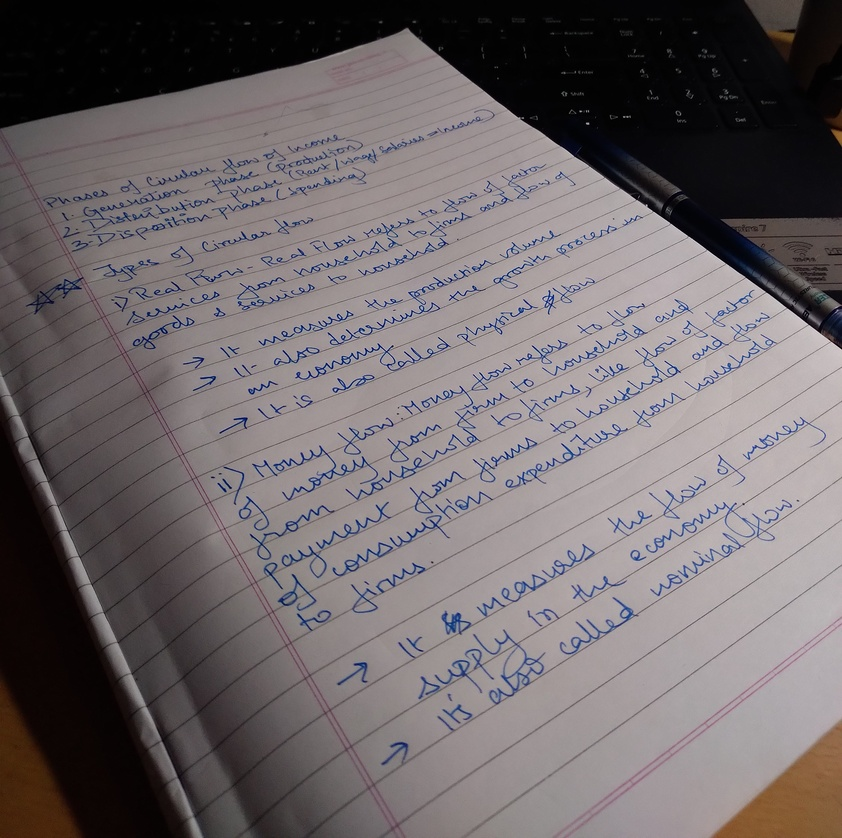
#> input picture Python/Digital image processing/shreyanshu_notes.jpg, 842 x 838 px, shrunk from 3120 x 3106 before the run
$ python handwritingthresholding.py
#> lines starting #> are read from the running program, lines starting #| are printed output that depends on the picture; after the words box and inside, x2 and y2 are one past the last pixel; in counts of white or black regions, pixels touching at a corner belong together
import cv2

image = cv2.imread('shreyanshu_notes.jpg', cv2.IMREAD_GRAYSCALE)
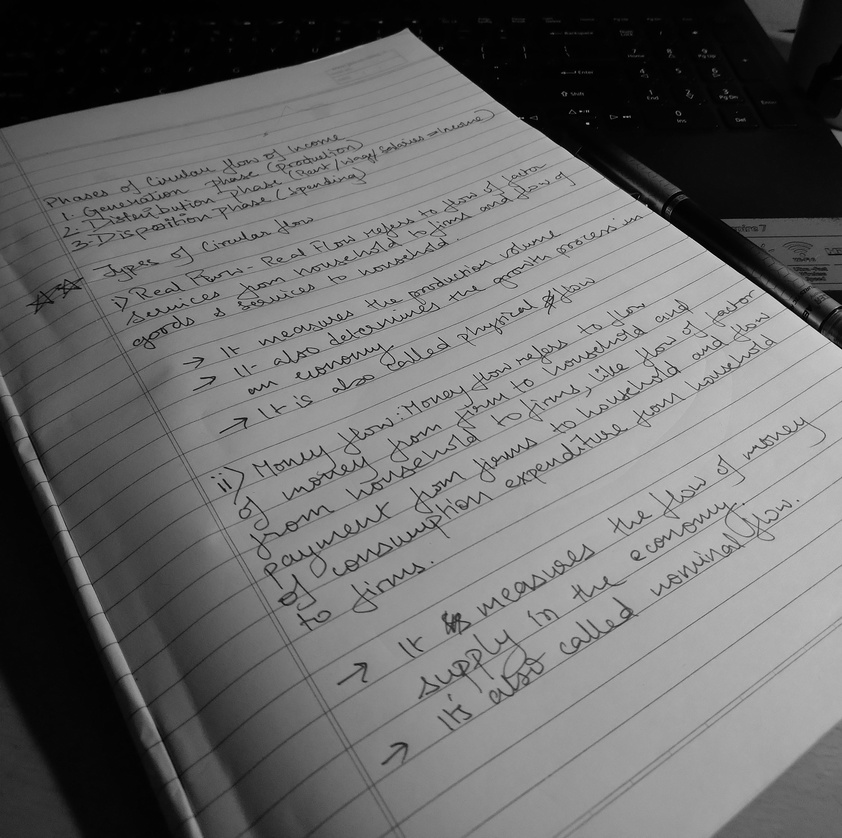
#> image: shape (838, 842); min 0, max 221, mean 106.9

_, thresholded_image = cv2.threshold(image, 0, 255, cv2.THRESH_BINARY + cv2.THRESH_OTSU)
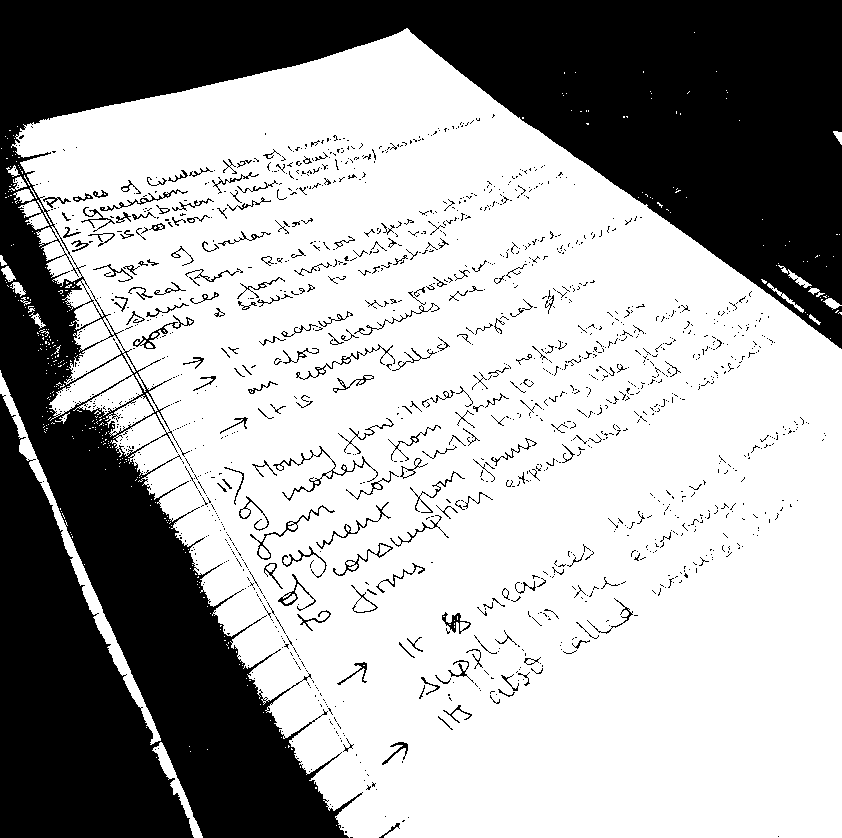
#> thresholded_image: shape (838, 842); 66% white; 1411 black regions (1215 under 20 px), largest, box (x1, y1, x2, y2) and area: (0, 0, 842, 838) 223113, (273, 446, 378, 501) 451, (250, 505, 335, 560) 288
cv2.imwrite('thresholded_handwritten.jpg', thresholded_image)
cv2.imshow('Thresholded Image', thresholded_image)
cv2.waitKey(0)
cv2.destroyAllWindows()
